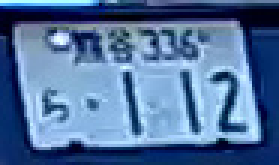
#> input picture number/112/20241119_113223_917.jpg, 93 x 55 px (shown 3 times larger)
$ python -i cut_image_test.py   (imports and definitions only)
#> lines starting #> are read from the running program, lines starting #| are printed output that depends on the picture; after the words box and inside, x2 and y2 are one past the last pixel; in counts of white or black regions, pixels touching at a corner belong together
#> further down, picture is the input picture: shape (55, 93, 3); mean B, G, R 157.9, 114.2, 81.7
import cv2
import numpy as np
import os

# Sắp xếp các điểm theo thứ tự: trái trên, phải trên, trái dưới, phải dưới
def sort_vertices(vertices):
    sum_coords = vertices.sum(axis=1)
    diff_coords = np.diff(vertices, axis=1)

    top_left = vertices[np.argmin(sum_coords)]
    bottom_right = vertices[np.argmax(sum_coords)]
    top_right = vertices[np.argmin(diff_coords)]
    bottom_left = vertices[np.argmax(diff_coords)]

    return np.array([top_left, top_right, bottom_left, bottom_right], dtype=np.float32)

# Tự động phát hiện vùng tứ giác và cắt hiệu chỉnh
def detect_and_correct(img, save_path):
#> called with save_path = 'out.png'
    gray = cv2.cvtColor(img, cv2.COLOR_BGR2GRAY)
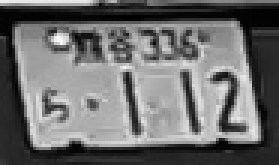
#> gray: shape (55, 93) (shown 3 times larger); min 1, max 249, mean 109.4
    blurred = cv2.GaussianBlur(gray, (5, 5), 0)
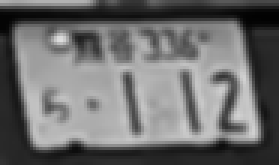
#> blurred: shape (55, 93) (shown 3 times larger); min 2, max 222, mean 109
    edged = cv2.Canny(blurred, 75, 200)
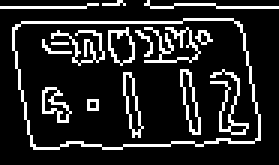
#> edged: shape (55, 93) (shown 3 times larger); 14.8% white in thin lines or dots

    contours, _ = cv2.findContours(edged, cv2.RETR_LIST, cv2.CHAIN_APPROX_SIMPLE)
#> contours = 24 contours, 13 with area under 20; largest, box (x1, y1, x2, y2) and area: (4, 6, 87, 50) 3150, (4, 6, 87, 50) 3140, (36, 9, 45, 22) 71, (60, 23, 67, 45) 64, (36, 10, 45, 22) 62
    contours = sorted(contours, key=cv2.contourArea, reverse=True)[:5]
#> contours = 5 contours; box (x1, y1, x2, y2) and area: (4, 6, 87, 50) 3150, (4, 6, 87, 50) 3140, (36, 9, 45, 22) 71, (60, 23, 67, 45) 64, (36, 10, 45, 22) 62

    for contour in contours:
        peri = cv2.arcLength(contour, True)
        approx = cv2.approxPolyDP(contour, 0.02 * peri, True)

        if len(approx) == 4:
            doc_cnt = approx
            break
    else:
        print("❌ Không tìm thấy hình tứ giác.")
        return
#> this loop made 1 pass

    pts = doc_cnt.reshape(4, 2)
#> pts = [[80, 8], [5, 8], [10, 48], [86, 46]]
    sorted_pts = sort_vertices(pts)
#> in sort_vertices, `sum_coords = vertices.sum(axis=1)`: sum_coords = [88, 13, 58, 132]
#> in sort_vertices, `diff_coords = np.diff(vertices, axis=1)`: diff_coords = [-72, 3, 38, -40]
#> in sort_vertices, `top_left = vertices[np.argmin(sum_coords)]`: top_left = [5, 8]
#> in sort_vertices, `bottom_right = vertices[np.argmax(sum_coords)]`: bottom_right = [86, 46]
#> in sort_vertices, `top_right = vertices[np.argmin(diff_coords)]`: top_right = [80, 8]
#> in sort_vertices, `bottom_left = vertices[np.argmax(diff_coords)]`: bottom_left = [10, 48]
#> sorted_pts = [[5, 8], [80, 8], [10, 48], [86, 46]]

    (tl, tr, bl, br) = sorted_pts
#> tl = [5, 8]; tr = [80, 8]; bl = [10, 48]; br = [86, 46]
    widthA = np.linalg.norm(br - bl)
#> widthA = 76.03
    widthB = np.linalg.norm(tr - tl)
#> widthB = 75
    heightA = np.linalg.norm(tr - br)
#> heightA = 38.47
    heightB = np.linalg.norm(tl - bl)
#> heightB = 40.31

    maxWidth = int(max(widthA, widthB))
#> maxWidth = 76
    maxHeight = int(max(heightA, heightB))
#> maxHeight = 40

    dst = np.array([
        [0, 0],
        [maxWidth - 1, 0],
        [0, maxHeight - 1],
        [maxWidth - 1, maxHeight - 1]], dtype="float32")
#> dst = [[0, 0], [75, 0], [0, 39], [75, 39]]

    M = cv2.getPerspectiveTransform(sorted_pts, dst)
#> M = [[0.952, -0.119, -3.81], [-4.26e-17, 0.993, -7.94], [-0.000656, 0.000521, 1]]
    warped = cv2.warpPerspective(img, M, (maxWidth, maxHeight))
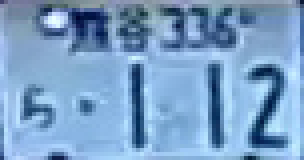
#> warped: shape (40, 76, 3) (shown 4 times larger); mean B, G, R 198.9, 159.8, 122.3

    cv2.imwrite(save_path, warped)
    print(f"✅ Đã lưu ảnh hiệu chỉnh: {save_path}")

# Xử lý toàn bộ ảnh trong thư mục
def process_all_images(output_folder):
    input_dir = f"number/{output_folder}"
    output_dir = f"good1/{output_folder}"
    if not os.path.exists(output_dir):
        os.makedirs(output_dir)

    files = [f for f in os.listdir(input_dir) if f.lower().endswith(('.jpg', '.jpeg', '.png'))]

    for idx, filename in enumerate(files, start=1):
        input_path = os.path.join(input_dir, filename)
        save_path = os.path.join(output_dir, f"{output_folder}_auto_{idx}.jpg")

        img = cv2.imread(input_path)
        if img is None:
            print(f"⚠️ Không thể đọc ảnh: {input_path}")
            continue

        print(f"📷 Đang xử lý: {filename}")
        detect_and_correct(img, save_path)

# Chạy chương trình chính
# [2 lines not run here, left out]

>>> import cv2
>>> picture = cv2.imread('number/112/20241119_113223_917.jpg')
>>> result = detect_and_correct(picture, 'out.png')
